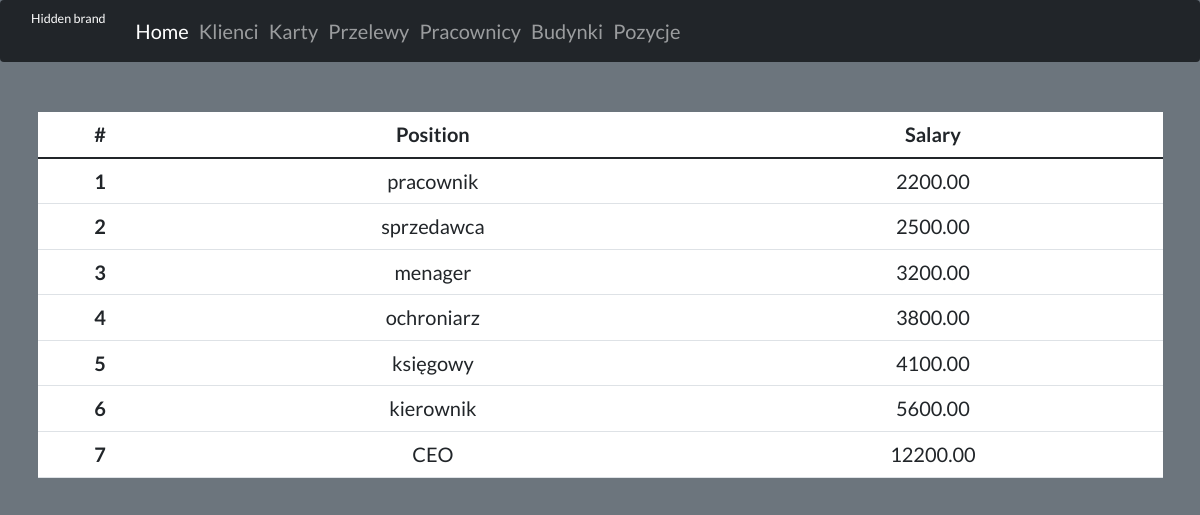
The app's page /bankapp/src/position.php with its own data.
### tables this page shows
CREATE TABLE positions
(
    position_name VARCHAR(100) UNIQUE PRIMARY KEY NOT NULL,
    position_salary DECIMAL(7,2) NOT NULL CHECK(position_salary >= 2200.0)
);

### bankapp/src/position.php (the view, shortened to what this page needs)
<!doctype html>
<html lang="en">
  <head>
    <link rel="stylesheet" href="https://cdn.jsdelivr.net/npm/bootstrap@4.3.1/dist/css/bootstrap.min.css">
    <link rel="stylesheet" type="text/css" href="//netdna.bootstrapcdn.com/bootstrap/3.1.1/css/bootstrap.min.css">
    <link href="../css/bootstrap.css" rel="stylesheet">
    <link href="https://cdn.jsdelivr.net/npm/bootstrap@5.0.0/dist/css/bootstrap.min.css" rel="stylesheet" >
  </head>
  <body class="bg-secondary d-flex flex-column min-vh-100 fs-2">
    <nav class="navbar sticky-top navbar-expand-lg navbar-dark bg-dark">
  <div class="container-fluid">
    <div class="collapse navbar-collapse" id="navbarTogglerDemo01">
    <a class="navbar-brand" href="main.php">Hidden brand</a>
      <ul class="navbar-nav me-auto mb-2 mb-lg-0">
        <li class="nav-item">
          <a class="nav-link active" aria-current="page" href="main.php">Home</a>
        </li>
        <li class="nav-item">
          <a class="nav-link" href="clients.php">Klienci</a>
        </li>
        <li class="nav-item">
          <a class="nav-link" href="cards.php">Karty</a>
        </li>
        <li class="nav-item">
          <a class="nav-link" href="overflow.php">Przelewy</a>
        </li>
        <li class="nav-item">
          <a class="nav-link" href="employee.php">Pracownicy</a>
        </li>
        <li class="nav-item">
          <a class="nav-link" href="company.php">Budynki</a>
        </li>
        <li class="nav-item">
          <a class="nav-link" href="position.php">Pozycje</a>
        </li>
      </ul>
    </div>
  </div>
</nav>
  <div class="container mt-5 mb-5 content-height">
        <div class="row">
            <table class="table table-hover bg-white text-center fs-2">
                    <thead>
                        <tr>
                        <th scope="col">#</th>
                        <th scope="col">Position</th>
                        <th scope="col">Salary</th>
                        </tr>
                    </thead>
                <tbody>
                <?php
                    include '../connect.php';
                    $sql = "SELECT * FROM positions ORDER BY position_salary";
                    $result = $conn->query($sql);
                    if ($result->num_rows > 0) {
                        $nr=1;
                    while($row = $result->fetch_assoc()) {
                        echo '<tr><th scope="row">'.$nr.'</th><td>'.$row['position_name'].'</td><td>'.$row['position_salary'].'</tr>';
                        $nr+=1;
                    }
                    } else {
                    echo "0 results";
                    }
                ?>
                </tbody>
            </table>
        </div>
    </div>
  </body>
</html>

### bankapp/src/position.php (style rules this page uses)
html, body { font-family: 'Lato', sans-serif; }

### records on screen
positions: position_name "pracownik", position_salary "2200.00"
positions: position_name "sprzedawca", position_salary "2500.00"
positions: position_name "menager", position_salary "3200.00"
positions: position_name "ochroniarz", position_salary "3800.00"
positions: position_name "księgowy", position_salary "4100.00"
positions: position_name "kierownik", position_salary "5600.00"
positions: position_name "CEO", position_salary "12200.00"
